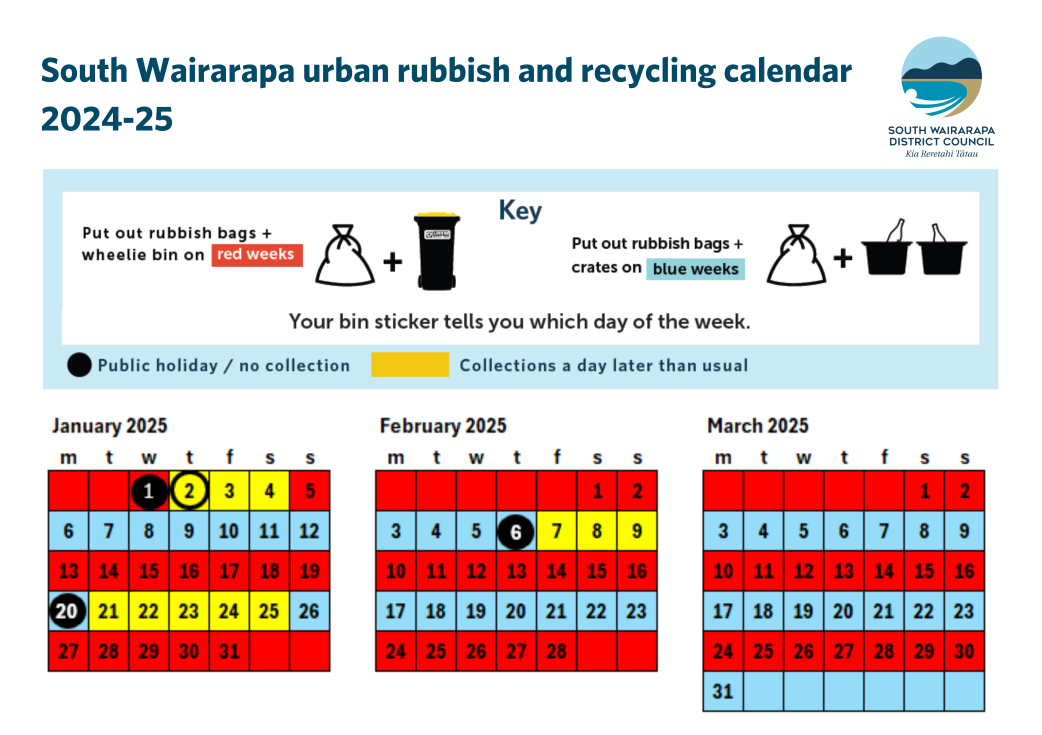
#> input picture sources/2025_01-03.png, 6250 x 4405 px (shown at 1/6 size); its folder holds only this picture in this run
$ python bin-parser.py
#> lines starting #> are read from the running program, lines starting #| are printed output that depends on the picture; after the words box and inside, x2 and y2 are one past the last pixel; in counts of white or black regions, pixels touching at a corner belong together
#> in main, cv_img is the input picture: shape (4405, 6250, 3); mean B, G, R 201.9, 203.7, 222.2
import calendar
import json
from collections import Counter
from dataclasses import dataclass
from datetime import date, datetime, timedelta
from pathlib import Path

import cv2
import numpy as np
import pytesseract


@dataclass
class Calendar:
    month: int
    year: int
    calendar_image: np.ndarray


@dataclass
class Cell:
    datestamp: date
    colour: str | None
    is_recycling: bool = False
    is_glass: bool = False
    is_offset: bool = False

    def __eq__(self, other) -> bool:  # noqa: ANN001
        if not isinstance(other, type(self)):
            return NotImplemented
        return self.datestamp == other.datestamp

    def __hash__(self) -> int:
        return hash((type(self), self.datestamp))


colours = {"red": (255, 0, 0), "blue": (148, 220, 248), "yellow": (255, 255, 0), "black": (0, 0, 0)}


def remove_colors(img: np.ndarray, colors_to_mask: list[tuple[int, int, int]]) -> np.ndarray:
    masked_image = img.copy()
    for color in colors_to_mask:
        lower = np.array([max(c - 10, 0) for c in color], dtype="uint8")
        upper = np.array([min(c + 10, 255) for c in color], dtype="uint8")
        mask = cv2.inRange(masked_image, lower, upper)
        masked_image[mask > 0] = [255, 255, 255]
#> this loop made 4 passes
#> pass 1, in remove_colors, `mask = cv2.inRange(masked_image, lower, upper)`:
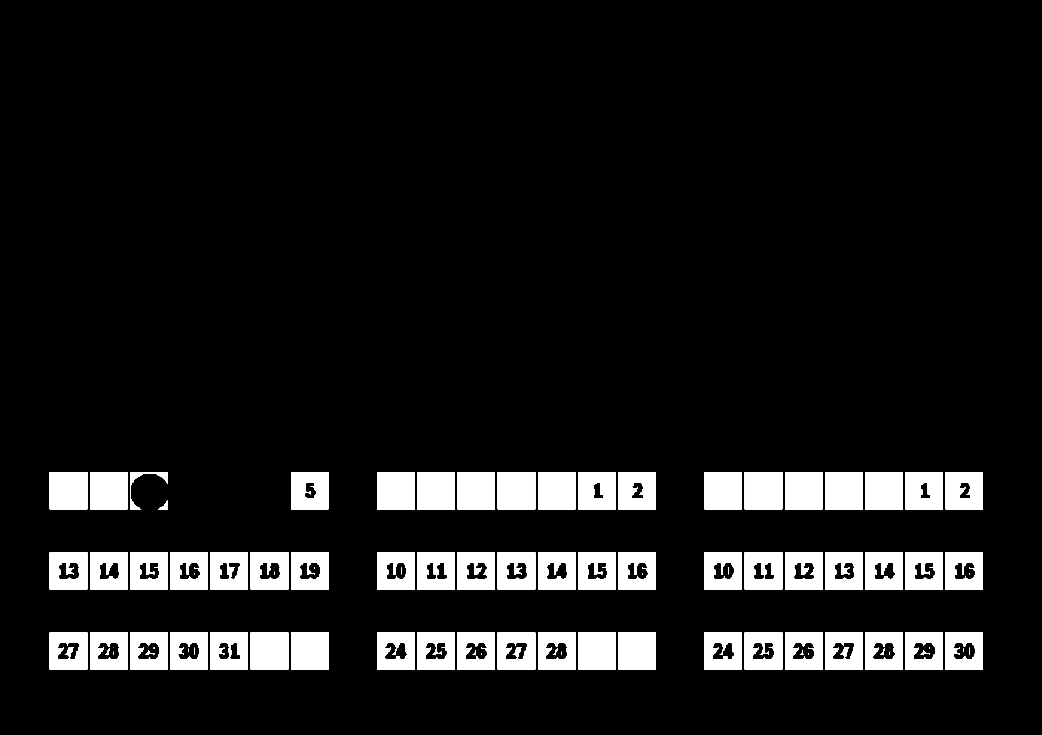
#> mask: shape (4405, 6250) (shown at 1/6 size); 9.4% white; 89 white regions (9 under 20 px), largest, box (x1, y1, x2, y2) and area: (2987, 2832, 3211, 3056) 50176, (3228, 2832, 3452, 3056) 50176, (4228, 2832, 4452, 3056) 50176
#> pass 3, in remove_colors, `mask = cv2.inRange(masked_image, lower, upper)`:
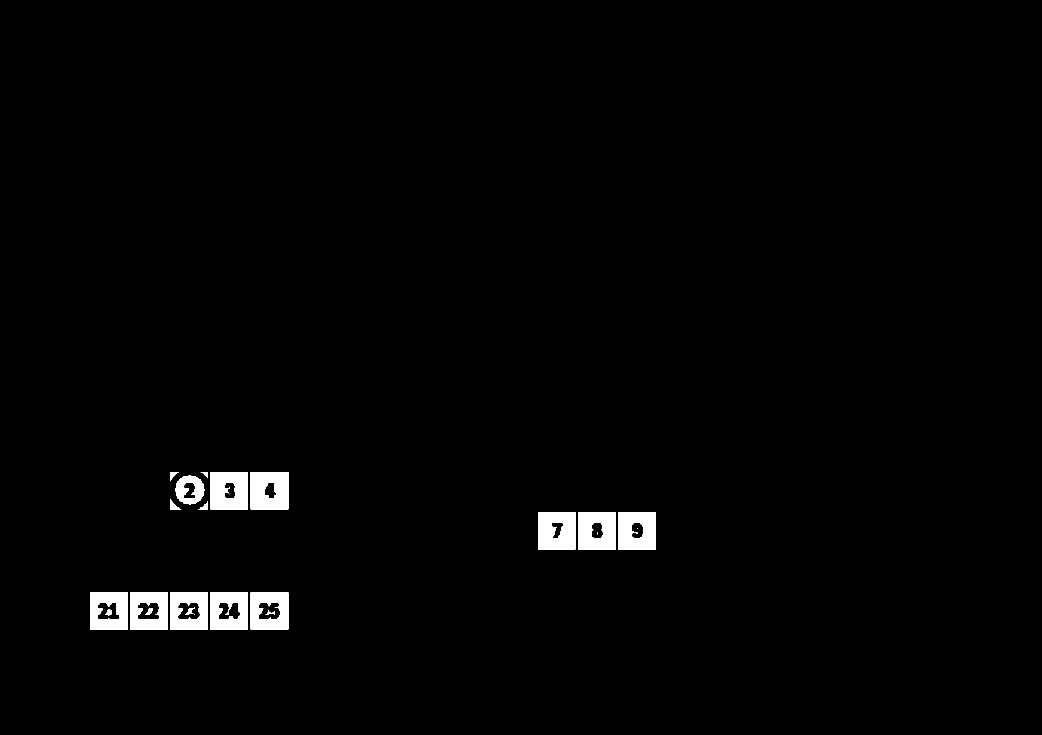
#> mask: shape (4405, 6250) (shown at 1/6 size); 1.6% white; 24 white regions (4 under 20 px), largest, box (x1, y1, x2, y2) and area: (3228, 3073, 3452, 3296) 45750, (1505, 2832, 1729, 3056) 45210, (1264, 2832, 1488, 3056) 44893
#> after the loop:
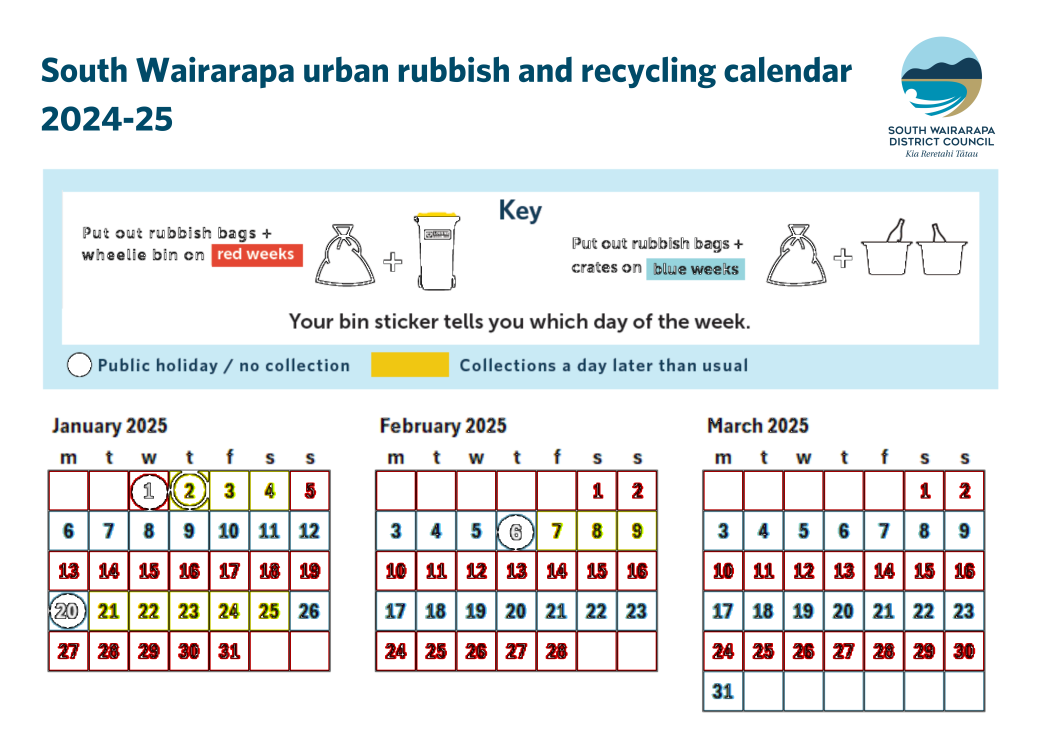
#> masked_image: shape (4405, 6250, 3) (shown at 1/6 size); mean B, G, R 234, 233.5, 232.4
    return masked_image


def find_and_filter_contours(
    contours: list[np.ndarray], width_range: tuple[int, int], height_range: tuple[int, int]
) -> list[np.ndarray]:
    return [
        c
        for c in contours
        if width_range[0] <= cv2.boundingRect(c)[2] <= width_range[1]
        and height_range[0] <= cv2.boundingRect(c)[3] <= height_range[1]
    ]


def analyze_square(square: np.ndarray, target_colors: list[tuple[int, int, int]]) -> str:
    pixels = square.reshape(-1, 3)
    color_counts = Counter(map(tuple, pixels))
    target_colors = [tuple(color[::-1]) for color in target_colors] + [(0, 0, 0)]
    return max(target_colors, key=lambda c: color_counts.get(c, 0))


def process_calendar_squares(
    img: np.ndarray, year: int, month: int, target_colors: list[tuple[int, int, int]]
) -> set[Cell]:
    height, width, _ = img.shape
    square_size = width // 7

    start_day, days_in_month = calendar.monthrange(year, month)

    colours_map = {tuple(v[::-1]): k for k, v in colours.items()}

    cell_map = {}
    for day in range(1, days_in_month + 1):
        cell_idx = start_day + day - 1
        row, col = divmod(cell_idx, 7)
        x, y = col * square_size, row * square_size
        square = img[y : y + square_size, x : x + square_size]
        predominant_color = analyze_square(square=square, target_colors=target_colors)
        color_name = colours_map.get(predominant_color)
        cell_map[(row, col)] = Cell(datestamp=date(year, month, day), colour=color_name)

    for (row, _col), cell in cell_map.items():
        row_colors = {cell_map[(r, c)].colour for (r, c) in cell_map if r == row}
        cell.is_recycling = "red" in row_colors
        cell.is_glass = "blue" in row_colors
        cell.is_offset = cell.colour in {"yellow", "black"}

    return set(cell_map.values())


def extract_calendars(
    img: np.ndarray, colours_to_remove: list[tuple[int, int, int]]
) -> list[Calendar]:
    bgr_colors_to_remove = [color[::-1] for color in colours_to_remove]
    masked_image = remove_colors(img=img, colors_to_mask=bgr_colors_to_remove)
    gray = cv2.cvtColor(masked_image, cv2.COLOR_BGR2GRAY)
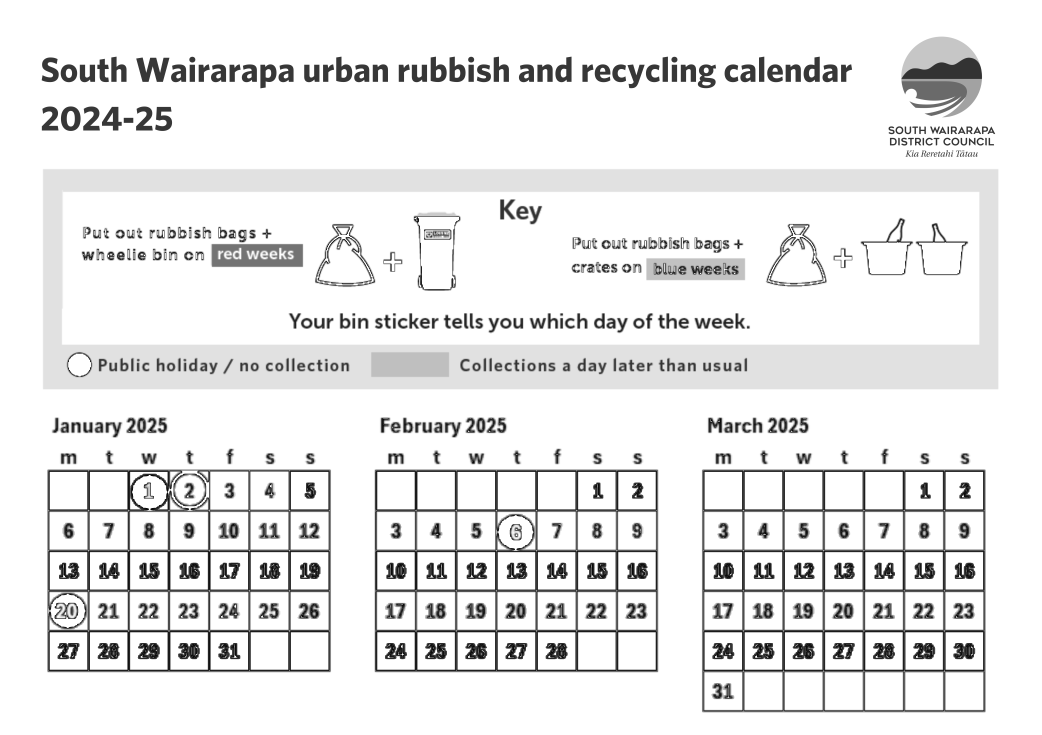
#> gray: shape (4405, 6250) (shown at 1/6 size); min 1, max 255, mean 233.2
    _, binary = cv2.threshold(gray, 128, 255, cv2.THRESH_BINARY)
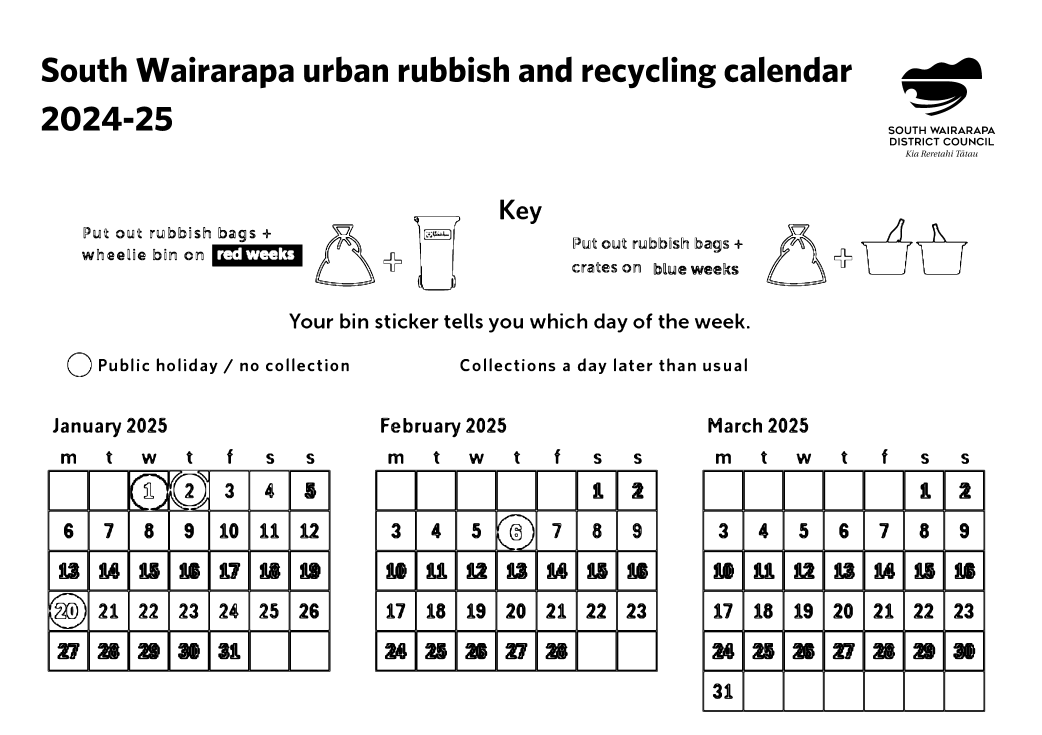
#> binary: shape (4405, 6250) (shown at 1/6 size); 91.6% white; 562 black regions (11 under 20 px)
    contours, _ = cv2.findContours(binary, cv2.RETR_CCOMP, cv2.CHAIN_APPROX_SIMPLE)
#> contours = 2054 contours, 910 with area under 20; largest, box (x1, y1, x2, y2) and area: (0, 0, 6250, 4405) 27520596, (4214, 2818, 5912, 4273) 2467402, (4219, 2823, 5907, 4268) 2436028, (285, 2818, 1984, 4032) 2059626, (2250, 2818, 3948, 4032) 2058426
    filtered_contours = find_and_filter_contours(
        contours=contours, width_range=(1680, 1715), height_range=(1200, 1470)
    )
#> filtered_contours = 6 contours; box (x1, y1, x2, y2) and area: (4214, 2818, 5912, 4273) 2467402, (4219, 2823, 5907, 4268) 2436028, (285, 2818, 1984, 4032) 2059626, (2250, 2818, 3948, 4032) 2058426, (290, 2823, 1979, 4027) 2030664, (2255, 2823, 3943, 4027) 1507706

    calendars = []
    for contour in filtered_contours:
        x, y, w, h = cv2.boundingRect(contour)
        cropped_calendar = img[y : y + h, x : x + w]
        header_y = max(y - 320, 0)
        month_text = pytesseract.image_to_string(
            img[header_y : header_y + 130, x : x + 1300]
        ).strip()
        try:
            month_date = datetime.strptime(month_text, "%B %Y")  # noqa: DTZ007
            calendars.append(
                Calendar(
                    month=month_date.month, year=month_date.year, calendar_image=cropped_calendar
                )
            )
        except ValueError:
            pass
#> this loop made 1 pass
#> (contour, x, y, w, h, header_y) on pass 1: ([[4219, 2823], [4219, 4267], [5906, 4267], [5906, 2823]], 4219, 2823, 1688, 1445, 2503)
#> pass 1, in extract_calendars, `cropped_calendar = img[y : y + h, x : x + w]`:
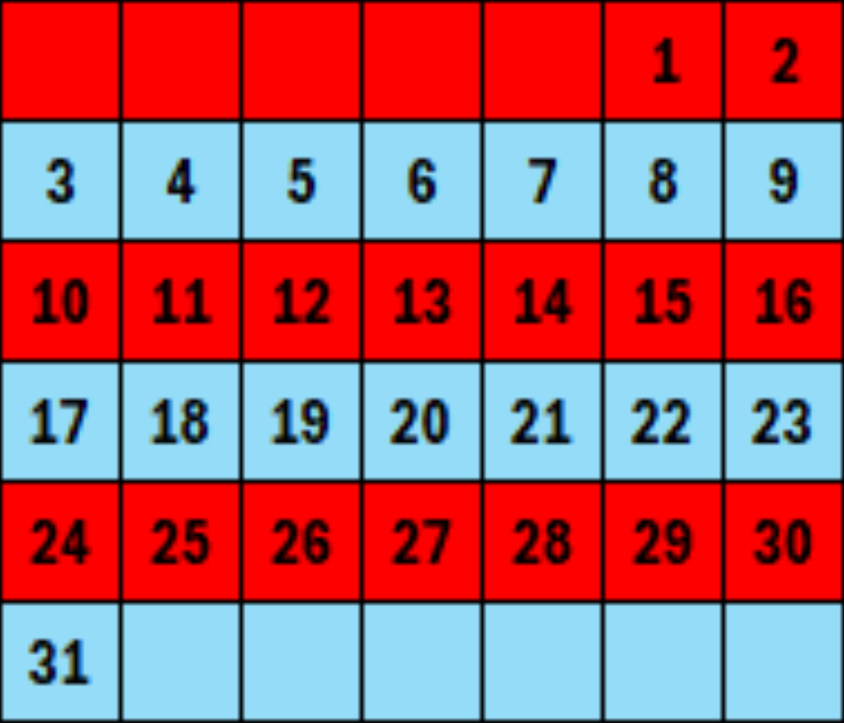
#> cropped_calendar: shape (1445, 1688, 3) (shown at 1/2 size); mean B, G, R 109, 96.7, 175.4
#> after the loop, calendars = []

    return calendars


def main() -> None:
    locations = {"Greytown": "Tuesday", "Martinborough": "Wednesday", "Featherston": "Thursday"}

    all_cells = set()
    for img in Path("sources").glob("*.png"):
        cv_img = cv2.imread(str(img))
        colours_to_remove = [colours["red"], colours["blue"], colours["yellow"], colours["black"]]
        calendars = extract_calendars(img=cv_img, colours_to_remove=colours_to_remove)

        for cal in calendars:
            all_cells.update(
                process_calendar_squares(
                    img=cal.calendar_image,
                    year=cal.year,
                    month=cal.month,
                    target_colors=colours_to_remove,
                )
            )

    for location, default_day in locations.items():
        location_data = {}

        filtered_cells = [
            cell
            for cell in all_cells
            if cell.datestamp.weekday() == list(calendar.day_name).index(default_day)
        ]

        for cell in sorted(filtered_cells, key=lambda c: c.datestamp):
            actual_date = cell.datestamp + timedelta(days=1) if cell.is_offset else cell.datestamp
            location_data[actual_date] = (
                "recycling" if cell.is_recycling else "glass" if cell.is_glass else ""
            )

        location_data = dict(sorted(location_data.items())[-30:])
        location_data = {k.isoformat(): v for k, v in location_data.items()}

        output_file = Path(f"output/{location}.json")
        output_file.parent.mkdir(parents=True, exist_ok=True)
        with output_file.open("w") as stream:
            json.dump(location_data, stream, indent=4)


if __name__ == "__main__":
    main()
#> (the call stopped at in extract_calendars, `month_text = pytesseract.image_to_string( img[header_y : header_y + 13..`: pytesseract is not available in this run)
